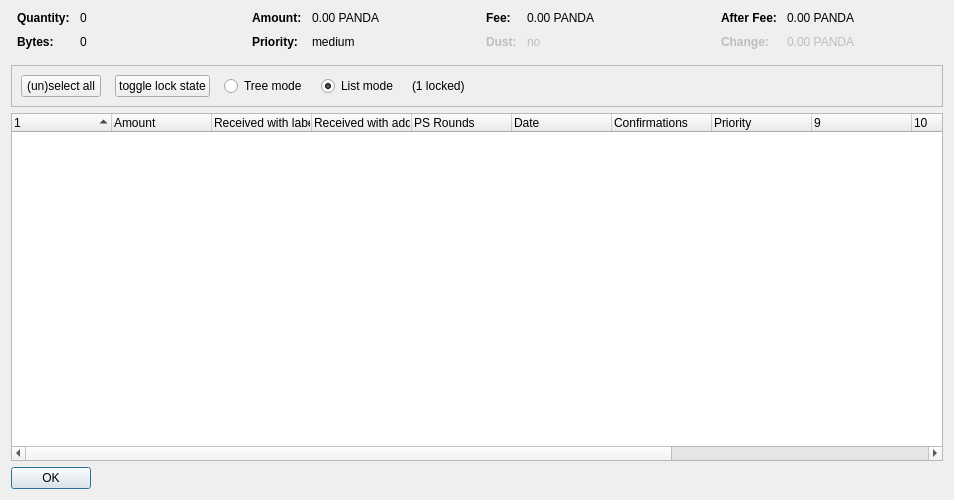
<?xml version="1.0" encoding="UTF-8"?>
<ui version="4.0">
 <class>CoinControlDialog</class>
 <widget class="QDialog" name="CoinControlDialog">
  <property name="geometry">
   <rect>
    <x>0</x>
    <y>0</y>
    <width>954</width>
    <height>500</height>
   </rect>
  </property>
  <property name="windowTitle">
   <string>Coin Selection</string>
  </property>
  <layout class="QVBoxLayout" name="verticalLayout">
   <item>
    <layout class="QHBoxLayout" name="horizontalLayoutTop" stretch="0,0,0,0">
     <property name="topMargin">
      <number>0</number>
     </property>
     <property name="bottomMargin">
      <number>10</number>
     </property>
     <item>
      <layout class="QFormLayout" name="formLayoutCoinControl1">
       <property name="horizontalSpacing">
        <number>10</number>
       </property>
       <property name="verticalSpacing">
        <number>10</number>
       </property>
       <property name="leftMargin">
        <number>6</number>
       </property>
       <property name="rightMargin">
        <number>6</number>
       </property>
       <item row="0" column="0">
        <widget class="QLabel" name="labelCoinControlQuantityText">
         <property name="font">
          <font>
           <weight>75</weight>
           <bold>true</bold>
          </font>
         </property>
         <property name="text">
          <string>Quantity:</string>
         </property>
        </widget>
       </item>
       <item row="0" column="1">
        <widget class="QLabel" name="labelCoinControlQuantity">
         <property name="cursor">
          <cursorShape>IBeamCursor</cursorShape>
         </property>
         <property name="contextMenuPolicy">
          <enum>Qt::ActionsContextMenu</enum>
         </property>
         <property name="text">
          <string notr="true">0</string>
         </property>
         <property name="textInteractionFlags">
          <set>Qt::LinksAccessibleByMouse|Qt::TextSelectableByKeyboard|Qt::TextSelectableByMouse</set>
         </property>
        </widget>
       </item>
       <item row="1" column="0">
        <widget class="QLabel" name="labelCoinControlBytesText">
         <property name="font">
          <font>
           <weight>75</weight>
           <bold>true</bold>
          </font>
         </property>
         <property name="text">
          <string>Bytes:</string>
         </property>
        </widget>
       </item>
       <item row="1" column="1">
        <widget class="QLabel" name="labelCoinControlBytes">
         <property name="cursor">
          <cursorShape>IBeamCursor</cursorShape>
         </property>
         <property name="contextMenuPolicy">
          <enum>Qt::ActionsContextMenu</enum>
         </property>
         <property name="text">
          <string notr="true">0</string>
         </property>
         <property name="textInteractionFlags">
          <set>Qt::LinksAccessibleByMouse|Qt::TextSelectableByKeyboard|Qt::TextSelectableByMouse</set>
         </property>
        </widget>
       </item>
      </layout>
     </item>
     <item>
      <layout class="QFormLayout" name="formLayoutCoinControl2">
       <property name="horizontalSpacing">
        <number>10</number>
       </property>
       <property name="verticalSpacing">
        <number>10</number>
       </property>
       <property name="leftMargin">
        <number>6</number>
       </property>
       <property name="rightMargin">
        <number>6</number>
       </property>
       <item row="0" column="0">
        <widget class="QLabel" name="labelCoinControlAmountText">
         <property name="font">
          <font>
           <weight>75</weight>
           <bold>true</bold>
          </font>
         </property>
         <property name="text">
          <string>Amount:</string>
         </property>
        </widget>
       </item>
       <item row="0" column="1">
        <widget class="QLabel" name="labelCoinControlAmount">
         <property name="cursor">
          <cursorShape>IBeamCursor</cursorShape>
         </property>
         <property name="contextMenuPolicy">
          <enum>Qt::ActionsContextMenu</enum>
         </property>
         <property name="text">
          <string notr="true">0.00 PANDA</string>
         </property>
         <property name="textInteractionFlags">
          <set>Qt::LinksAccessibleByMouse|Qt::TextSelectableByKeyboard|Qt::TextSelectableByMouse</set>
         </property>
        </widget>
       </item>
       <item row="1" column="0">
        <widget class="QLabel" name="labelCoinControlPriorityText">
         <property name="font">
          <font>
           <weight>75</weight>
           <bold>true</bold>
          </font>
         </property>
         <property name="text">
          <string>Priority:</string>
         </property>
        </widget>
       </item>
       <item row="1" column="1">
        <widget class="QLabel" name="labelCoinControlPriority">
         <property name="cursor">
          <cursorShape>IBeamCursor</cursorShape>
         </property>
         <property name="contextMenuPolicy">
          <enum>Qt::ActionsContextMenu</enum>
         </property>
         <property name="text">
          <string>medium</string>
         </property>
         <property name="textInteractionFlags">
          <set>Qt::LinksAccessibleByMouse|Qt::TextSelectableByKeyboard|Qt::TextSelectableByMouse</set>
         </property>
        </widget>
       </item>
      </layout>
     </item>
     <item>
      <layout class="QFormLayout" name="formLayoutCoinControl3">
       <property name="horizontalSpacing">
        <number>10</number>
       </property>
       <property name="verticalSpacing">
        <number>10</number>
       </property>
       <property name="leftMargin">
        <number>6</number>
       </property>
       <property name="rightMargin">
        <number>6</number>
       </property>
       <item row="0" column="0">
        <widget class="QLabel" name="labelCoinControlFeeText">
         <property name="font">
          <font>
           <weight>75</weight>
           <bold>true</bold>
          </font>
         </property>
         <property name="text">
          <string>Fee:</string>
         </property>
        </widget>
       </item>
       <item row="0" column="1">
        <widget class="QLabel" name="labelCoinControlFee">
         <property name="cursor">
          <cursorShape>IBeamCursor</cursorShape>
         </property>
         <property name="contextMenuPolicy">
          <enum>Qt::ActionsContextMenu</enum>
         </property>
         <property name="text">
          <string notr="true">0.00 PANDA</string>
         </property>
         <property name="textInteractionFlags">
          <set>Qt::LinksAccessibleByMouse|Qt::TextSelectableByKeyboard|Qt::TextSelectableByMouse</set>
         </property>
        </widget>
       </item>
       <item row="1" column="0">
        <widget class="QLabel" name="labelCoinControlLowOutputText">
         <property name="enabled">
          <bool>false</bool>
         </property>
         <property name="font">
          <font>
           <weight>75</weight>
           <bold>true</bold>
          </font>
         </property>
         <property name="text">
          <string>Dust:</string>
         </property>
        </widget>
       </item>
       <item row="1" column="1">
        <widget class="QLabel" name="labelCoinControlLowOutput">
         <property name="enabled">
          <bool>false</bool>
         </property>
         <property name="cursor">
          <cursorShape>IBeamCursor</cursorShape>
         </property>
         <property name="contextMenuPolicy">
          <enum>Qt::ActionsContextMenu</enum>
         </property>
         <property name="text">
          <string>no</string>
         </property>
         <property name="textInteractionFlags">
          <set>Qt::LinksAccessibleByMouse|Qt::TextSelectableByKeyboard|Qt::TextSelectableByMouse</set>
         </property>
        </widget>
       </item>
      </layout>
     </item>
     <item>
      <layout class="QFormLayout" name="formLayoutCoinControl4">
       <property name="horizontalSpacing">
        <number>10</number>
       </property>
       <property name="verticalSpacing">
        <number>10</number>
       </property>
       <property name="leftMargin">
        <number>6</number>
       </property>
       <property name="rightMargin">
        <number>6</number>
       </property>
       <item row="0" column="0">
        <widget class="QLabel" name="labelCoinControlAfterFeeText">
         <property name="font">
          <font>
           <weight>75</weight>
           <bold>true</bold>
          </font>
         </property>
         <property name="text">
          <string>After Fee:</string>
         </property>
        </widget>
       </item>
       <item row="0" column="1">
        <widget class="QLabel" name="labelCoinControlAfterFee">
         <property name="cursor">
          <cursorShape>IBeamCursor</cursorShape>
         </property>
         <property name="contextMenuPolicy">
          <enum>Qt::ActionsContextMenu</enum>
         </property>
         <property name="text">
          <string notr="true">0.00 PANDA</string>
         </property>
         <property name="textInteractionFlags">
          <set>Qt::LinksAccessibleByMouse|Qt::TextSelectableByKeyboard|Qt::TextSelectableByMouse</set>
         </property>
        </widget>
       </item>
       <item row="1" column="0">
        <widget class="QLabel" name="labelCoinControlChangeText">
         <property name="enabled">
          <bool>false</bool>
         </property>
         <property name="font">
          <font>
           <weight>75</weight>
           <bold>true</bold>
          </font>
         </property>
         <property name="text">
          <string>Change:</string>
         </property>
        </widget>
       </item>
       <item row="1" column="1">
        <widget class="QLabel" name="labelCoinControlChange">
         <property name="enabled">
          <bool>false</bool>
         </property>
         <property name="cursor">
          <cursorShape>IBeamCursor</cursorShape>
         </property>
         <property name="contextMenuPolicy">
          <enum>Qt::ActionsContextMenu</enum>
         </property>
         <property name="text">
          <string notr="true">0.00 PANDA</string>
         </property>
         <property name="textInteractionFlags">
          <set>Qt::LinksAccessibleByMouse|Qt::TextSelectableByKeyboard|Qt::TextSelectableByMouse</set>
         </property>
        </widget>
       </item>
      </layout>
     </item>
    </layout>
   </item>
   <item>
    <widget class="QFrame" name="frame">
     <property name="minimumSize">
      <size>
       <width>0</width>
       <height>40</height>
      </size>
     </property>
     <property name="frameShape">
      <enum>QFrame::StyledPanel</enum>
     </property>
     <property name="frameShadow">
      <enum>QFrame::Sunken</enum>
     </property>
     <layout class="QHBoxLayout" name="horizontalLayout">
      <item>
       <layout class="QHBoxLayout" name="horizontalLayoutPanel" stretch="0,0,0,0,0,0">
        <property name="spacing">
         <number>14</number>
        </property>
        <item>
         <widget class="QPushButton" name="pushButtonSelectAll">
          <property name="sizePolicy">
           <sizepolicy hsizetype="Maximum" vsizetype="Fixed">
            <horstretch>0</horstretch>
            <verstretch>0</verstretch>
           </sizepolicy>
          </property>
          <property name="text">
           <string>(un)select all</string>
          </property>
          <property name="autoDefault">
           <bool>false</bool>
          </property>
         </widget>
        </item>
        <item>
         <widget class="QPushButton" name="pushButtonToggleLock">
          <property name="sizePolicy">
           <sizepolicy hsizetype="Maximum" vsizetype="Fixed">
            <horstretch>0</horstretch>
            <verstretch>0</verstretch>
           </sizepolicy>
          </property>
          <property name="text">
           <string>toggle lock state</string>
          </property>
          <property name="autoDefault">
           <bool>false</bool>
          </property>
         </widget>
        </item>
        <item>
         <widget class="QRadioButton" name="radioTreeMode">
          <property name="sizePolicy">
           <sizepolicy hsizetype="Maximum" vsizetype="Fixed">
            <horstretch>0</horstretch>
            <verstretch>0</verstretch>
           </sizepolicy>
          </property>
          <property name="text">
           <string>Tree mode</string>
          </property>
         </widget>
        </item>
        <item>
         <widget class="QRadioButton" name="radioListMode">
          <property name="sizePolicy">
           <sizepolicy hsizetype="Maximum" vsizetype="Fixed">
            <horstretch>0</horstretch>
            <verstretch>0</verstretch>
           </sizepolicy>
          </property>
          <property name="text">
           <string>List mode</string>
          </property>
          <property name="checked">
           <bool>true</bool>
          </property>
         </widget>
        </item>
        <item>
         <widget class="QLabel" name="labelLocked">
          <property name="text">
           <string>(1 locked)</string>
          </property>
         </widget>
        </item>
        <item>
         <spacer name="horizontalSpacer">
          <property name="orientation">
           <enum>Qt::Horizontal</enum>
          </property>
          <property name="sizeHint" stdset="0">
           <size>
            <width>40</width>
            <height>20</height>
           </size>
          </property>
         </spacer>
        </item>
       </layout>
      </item>
     </layout>
    </widget>
   </item>
   <item>
    <widget class="CoinControlTreeWidget" name="treeWidget">
     <property name="contextMenuPolicy">
      <enum>Qt::CustomContextMenu</enum>
     </property>
     <property name="sortingEnabled">
      <bool>false</bool>
     </property>
     <property name="columnCount">
      <number>13</number>
     </property>
     <attribute name="headerShowSortIndicator" stdset="0">
      <bool>true</bool>
     </attribute>
     <attribute name="headerStretchLastSection">
      <bool>false</bool>
     </attribute>
     <column>
      <property name="text">
       <string/>
      </property>
     </column>
     <column>
      <property name="text">
       <string>Amount</string>
      </property>
     </column>
     <column>
      <property name="text">
       <string>Received with label</string>
      </property>
     </column>
     <column>
      <property name="text">
       <string>Received with address</string>
      </property>
     </column>
     <column>
      <property name="text">
       <string>PS Rounds</string>
      </property>
     </column>
     <column>
      <property name="text">
       <string>Date</string>
      </property>
     </column>
     <column>
      <property name="text">
       <string>Confirmations</string>
      </property>
      <property name="toolTip">
       <string>Confirmed</string>
      </property>
     </column>
     <column>
      <property name="text">
       <string>Priority</string>
      </property>
     </column>
     <column>
      <property name="text">
       <string/>
      </property>
     </column>
     <column>
      <property name="text">
       <string/>
      </property>
     </column>
     <column>
      <property name="text">
       <string/>
      </property>
     </column>
     <column>
      <property name="text">
       <string/>
      </property>
     </column>
     <column>
      <property name="text">
       <string/>
      </property>
     </column>
    </widget>
   </item>
   <item>
    <widget class="QDialogButtonBox" name="buttonBox">
     <property name="sizePolicy">
      <sizepolicy hsizetype="Maximum" vsizetype="Fixed">
       <horstretch>0</horstretch>
       <verstretch>0</verstretch>
      </sizepolicy>
     </property>
     <property name="orientation">
      <enum>Qt::Horizontal</enum>
     </property>
     <property name="standardButtons">
      <set>QDialogButtonBox::Ok</set>
     </property>
    </widget>
   </item>
  </layout>
 </widget>
 <customwidgets>
  <customwidget>
   <class>CoinControlTreeWidget</class>
   <extends>QTreeWidget</extends>
   <header>coincontroltreewidget.h</header>
  </customwidget>
 </customwidgets>
 <resources/>
 <connections/>
</ui>
